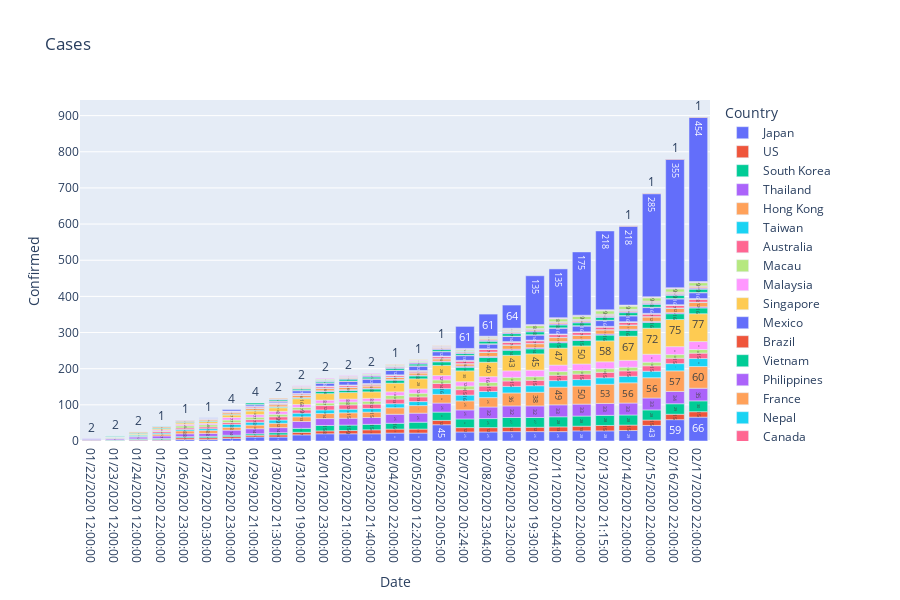

Notebook source saved alongside this figure:
### Code cell
fig = px.bar(bar_data1, x="Date", y="Confirmed", color='Country', text = 'Confirmed', orientation='v', height=600,
             title='Cases')
fig.show()

### Figure 1 — Plotly figure (JSON) as saved in the notebook; plotly's stock layout.template omitted (floating-point values rounded to 4 significant figures)
{"data": [{"alignmentgroup": "True", "hoverlabel": {"namelength": 0}, "hovertemplate": "Country=Japan<br>Date=%{x}<br>Confirmed=%{text}", "legendgroup": "Japan", "marker": {"color": "#636efa"}, "name": "Japan", "offsetgroup": "Japan", "orientation": "v", "showlegend": true, "text": [2, 1, 2, 2, 4, 4, 7, 11, 11, 17, 20, 20, 20, 22, 22, 45, 25, 25, 26, 26, 26, 28, 28, 29, 43, 59, 66], "textposition": "auto", "type": "bar", "x": ["01/22/2020 12:00:00", "01/23/2020 12:00:00", "01/24/2020 12:00:00", "01/25/2020 22:00:00", "01/26/2020 23:00:00", "01/27/2020 20:30:00", "01/28/2020 23:00:00", "01/29/2020 21:00:00", "01/30/2020 21:30:00", "01/31/2020 19:00:00", "02/01/2020 23:00:00", "02/02/2020 21:00:00", "02/03/2020 21:40:00", "02/04/2020 22:00:00", "02/05/2020 12:20:00", "02/06/2020 20:05:00", "02/07/2020 20:24:00", "02/08/2020 23:04:00", "02/09/2020 23:20:00", "02/10/2020 19:30:00", "02/11/2020 20:44:00", "02/12/2020 22:00:00", "02/13/2020 21:15:00", "02/14/2020 22:00:00", "02/15/2020 22:00:00", "02/16/2020 22:00:00", "02/17/2020 22:00:00"], "xaxis": "x", "y": [2, 1, 2, 2, 4, 4, 7, 11, 11, 17, 20, 20, 20, 22, 22, 45, 25, 25, 26, 26, 26, 28, 28, 29, 43, 59, 66], "yaxis": "y"}, {"alignmentgroup": "True", "hoverlabel": {"namelength": 0}, "hovertemplate": "Country=US<br>Date=%{x}<br>Confirmed=%{text}", "legendgroup": "US", "marker": {"color": "#EF553B"}, "name": "US", "offsetgroup": "US", "orientation": "v", "showlegend": true, "text": [1, 1, 2, 2, 5, 5, 5, 5, 6, 7, 8, 9, 11, 11, 11, 12, 12, 12, 12, 12, 13, 13, 15, 15, 15, 15, 15], "textposition": "auto", "type": "bar", "x": ["01/22/2020 12:00:00", "01/23/2020 12:00:00", "01/24/2020 12:00:00", "01/25/2020 22:00:00", "01/26/2020 23:00:00", "01/27/2020 20:30:00", "01/28/2020 23:00:00", "01/29/2020 21:00:00", "01/30/2020 21:30:00", "01/31/2020 19:00:00", "02/01/2020 23:00:00", "02/02/2020 21:00:00", "02/03/2020 21:40:00", "02/04/2020 22:00:00", "02/05/2020 12:20:00", "02/06/2020 20:05:00", "02/07/2020 20:24:00", "02/08/2020 23:04:00", "02/09/2020 23:20:00", "02/10/2020 19:30:00", "02/11/2020 20:44:00", "02/12/2020 22:00:00", "02/13/2020 21:15:00", "02/14/2020 22:00:00", "02/15/2020 22:00:00", "02/16/2020 22:00:00", "02/17/2020 22:00:00"], "xaxis": "x", "y": [1, 1, 2, 2, 5, 5, 5, 5, 6, 7, 8, 9, 11, 11, 11, 12, 12, 12, 12, 12, 13, 13, 15, 15, 15, 15, 15], "yaxis": "y"}, {"alignmentgroup": "True", "hoverlabel": {"namelength": 0}, "hovertemplate": "Country=South Korea<br>Date=%{x}<br>Confirmed=%{text}", "legendgroup": "South Korea", "marker": {"color": "#00cc96"}, "name": "South Korea", "offsetgroup": "South Korea", "orientation": "v", "showlegend": true, "text": [1, 1, 2, 3, 3, 4, 4, 4, 6, 11, 15, 15, 15, 16, 19, 23, 24, 25, 27, 27, 28, 28, 28, 28, 28, 29, 30], "textposition": "auto", "type": "bar", "x": ["01/22/2020 12:00:00", "01/23/2020 12:00:00", "01/24/2020 12:00:00", "01/25/2020 22:00:00", "01/26/2020 23:00:00", "01/27/2020 20:30:00", "01/28/2020 23:00:00", "01/29/2020 21:00:00", "01/30/2020 21:30:00", "01/31/2020 19:00:00", "02/01/2020 23:00:00", "02/02/2020 21:00:00", "02/03/2020 21:40:00", "02/04/2020 22:00:00", "02/05/2020 12:20:00", "02/06/2020 20:05:00", "02/07/2020 20:24:00", "02/08/2020 23:04:00", "02/09/2020 23:20:00", "02/10/2020 19:30:00", "02/11/2020 20:44:00", "02/12/2020 22:00:00", "02/13/2020 21:15:00", "02/14/2020 22:00:00", "02/15/2020 22:00:00", "02/16/2020 22:00:00", "02/17/2020 22:00:00"], "xaxis": "x", "y": [1, 1, 2, 3, 3, 4, 4, 4, 6, 11, 15, 15, 15, 16, 19, 23, 24, 25, 27, 27, 28, 28, 28, 28, 28, 29, 30], "yaxis": "y"}, {"alignmentgroup": "True", "hoverlabel": {"namelength": 0}, "hovertemplate": "Country=Thailand<br>Date=%{x}<br>Confirmed=%{text}", "legendgroup": "Thailand", "marker": {"color": "#ab63fa"}, "name": "Thailand", "offsetgroup": "Thailand", "orientation": "v", "showlegend": true, "text": [2, 3, 5, 7, 8, 8, 14, 14, 14, 19, 19, 19, 19, 25, 25, 25, 25, 32, 32, 32, 33, 33, 33, 33, 33, 34, 35], "textposition": "auto", "type": "bar", "x": ["01/22/2020 12:00:00", "01/23/2020 12:00:00", "01/24/2020 12:00:00", "01/25/2020 22:00:00", "01/26/2020 23:00:00", "01/27/2020 20:30:00", "01/28/2020 23:00:00", "01/29/2020 21:00:00", "01/30/2020 21:30:00", "01/31/2020 19:00:00", "02/01/2020 23:00:00", "02/02/2020 21:00:00", "02/03/2020 21:40:00", "02/04/2020 22:00:00", "02/05/2020 12:20:00", "02/06/2020 20:05:00", "02/07/2020 20:24:00", "02/08/2020 23:04:00", "02/09/2020 23:20:00", "02/10/2020 19:30:00", "02/11/2020 20:44:00", "02/12/2020 22:00:00", "02/13/2020 21:15:00", "02/14/2020 22:00:00", "02/15/2020 22:00:00", "02/16/2020 22:00:00", "02/17/2020 22:00:00"], "xaxis": "x", "y": [2, 3, 5, 7, 8, 8, 14, 14, 14, 19, 19, 19, 19, 25, 25, 25, 25, 32, 32, 32, 33, 33, 33, 33, 33, 34, 35], "yaxis": "y"}, {"alignmentgroup": "True", "hoverlabel": {"namelength": 0}, "hovertemplate": "Country=Hong Kong<br>Date=%{x}<br>Confirmed=%{text}", "legendgroup": "Hong Kong", "marker": {"color": "#FFA15A"}, "name": "Hong Kong", "offsetgroup": "Hong Kong", "orientation": "v", "showlegend": true, "text": [2, 2, 5, 8, 8, 8, 10, 12, 13, 14, 15, 15, 18, 21, 24, 25, 26, 36, 38, 49, 50, 53, 56, 56, 57, 60], "textposition": "auto", "type": "bar", "x": ["01/23/2020 12:00:00", "01/24/2020 12:00:00", "01/25/2020 22:00:00", "01/26/2020 23:00:00", "01/27/2020 20:30:00", "01/28/2020 23:00:00", "01/29/2020 21:00:00", "01/30/2020 21:30:00", "01/31/2020 19:00:00", "02/01/2020 23:00:00", "02/02/2020 21:00:00", "02/03/2020 21:40:00", "02/04/2020 22:00:00", "02/05/2020 12:20:00", "02/06/2020 20:05:00", "02/07/2020 20:24:00", "02/08/2020 23:04:00", "02/09/2020 23:20:00", "02/10/2020 19:30:00", "02/11/2020 20:44:00", "02/12/2020 22:00:00", "02/13/2020 21:15:00", "02/14/2020 22:00:00", "02/15/2020 22:00:00", "02/16/2020 22:00:00", "02/17/2020 22:00:00"], "xaxis": "x", "y": [2, 2, 5, 8, 8, 8, 10, 12, 13, 14, 15, 15, 18, 21, 24, 25, 26, 36, 38, 49, 50, 53, 56, 56, 57, 60], "yaxis": "y"}, {"alignmentgroup": "True", "hoverlabel": {"namelength": 0}, "hovertemplate": "Country=Taiwan<br>Date=%{x}<br>Confirmed=%{text}", "legendgroup": "Taiwan", "marker": {"color": "#19d3f3"}, "name": "Taiwan", "offsetgroup": "Taiwan", "orientation": "v", "showlegend": true, "text": [1, 3, 3, 4, 5, 8, 8, 9, 10, 10, 10, 10, 11, 11, 16, 16, 17, 18, 18, 18, 18, 18, 18, 18, 20, 22], "textposition": "auto", "type": "bar", "x": ["01/23/2020 12:00:00", "01/24/2020 12:00:00", "01/25/2020 22:00:00", "01/26/2020 23:00:00", "01/27/2020 20:30:00", "01/28/2020 23:00:00", "01/29/2020 21:00:00", "01/30/2020 21:30:00", "01/31/2020 19:00:00", "02/01/2020 23:00:00", "02/02/2020 21:00:00", "02/03/2020 21:40:00", "02/04/2020 22:00:00", "02/05/2020 12:20:00", "02/06/2020 20:05:00", "02/07/2020 20:24:00", "02/08/2020 23:04:00", "02/09/2020 23:20:00", "02/10/2020 19:30:00", "02/11/2020 20:44:00", "02/12/2020 22:00:00", "02/13/2020 21:15:00", "02/14/2020 22:00:00", "02/15/2020 22:00:00", "02/16/2020 22:00:00", "02/17/2020 22:00:00"], "xaxis": "x", "y": [1, 3, 3, 4, 5, 8, 8, 9, 10, 10, 10, 10, 11, 11, 16, 16, 17, 18, 18, 18, 18, 18, 18, 18, 20, 22], "yaxis": "y"}, {"alignmentgroup": "True", "hoverlabel": {"namelength": 0}, "hovertemplate": "Country=Australia<br>Date=%{x}<br>Confirmed=%{text}", "legendgroup": "Australia", "marker": {"color": "#FF6692"}, "name": "Australia", "offsetgroup": "Australia", "orientation": "v", "showlegend": true, "text": [0, 4, 4, 5, 5, 7, 9, 9, 12, 12, 12, 13, 13, 14, 15, 15, 15, 15, 15, 15, 15, 15, 15, 15, 15], "textposition": "auto", "type": "bar", "x": ["01/23/2020 12:00:00", "01/25/2020 22:00:00", "01/26/2020 23:00:00", "01/27/2020 20:30:00", "01/28/2020 23:00:00", "01/29/2020 21:00:00", "01/30/2020 21:30:00", "01/31/2020 19:00:00", "02/01/2020 23:00:00", "02/02/2020 21:00:00", "02/03/2020 21:40:00", "02/04/2020 22:00:00", "02/05/2020 12:20:00", "02/06/2020 20:05:00", "02/07/2020 20:24:00", "02/08/2020 23:04:00", "02/09/2020 23:20:00", "02/10/2020 19:30:00", "02/11/2020 20:44:00", "02/12/2020 22:00:00", "02/13/2020 21:15:00", "02/14/2020 22:00:00", "02/15/2020 22:00:00", "02/16/2020 22:00:00", "02/17/2020 22:00:00"], "xaxis": "x", "y": [0, 4, 4, 5, 5, 7, 9, 9, 12, 12, 12, 13, 13, 14, 15, 15, 15, 15, 15, 15, 15, 15, 15, 15, 15], "yaxis": "y"}, {"alignmentgroup": "True", "hoverlabel": {"namelength": 0}, "hovertemplate": "Country=Macau<br>Date=%{x}<br>Confirmed=%{text}", "legendgroup": "Macau", "marker": {"color": "#B6E880"}, "name": "Macau", "offsetgroup": "Macau", "orientation": "v", "showlegend": true, "text": [2, 2, 2, 6, 6, 7, 7, 7, 7, 7, 8, 8, 10, 10, 10, 10, 10, 10, 10, 10, 10, 10, 10, 10, 10, 10], "textposition": "auto", "type": "bar", "x": ["01/23/2020 12:00:00", "01/24/2020 12:00:00", "01/25/2020 22:00:00", "01/26/2020 23:00:00", "01/27/2020 20:30:00", "01/28/2020 23:00:00", "01/29/2020 21:00:00", "01/30/2020 21:30:00", "01/31/2020 19:00:00", "02/01/2020 23:00:00", "02/02/2020 21:00:00", "02/03/2020 21:40:00", "02/04/2020 22:00:00", "02/05/2020 12:20:00", "02/06/2020 20:05:00", "02/07/2020 20:24:00", "02/08/2020 23:04:00", "02/09/2020 23:20:00", "02/10/2020 19:30:00", "02/11/2020 20:44:00", "02/12/2020 22:00:00", "02/13/2020 21:15:00", "02/14/2020 22:00:00", "02/15/2020 22:00:00", "02/16/2020 22:00:00", "02/17/2020 22:00:00"], "xaxis": "x", "y": [2, 2, 2, 6, 6, 7, 7, 7, 7, 7, 8, 8, 10, 10, 10, 10, 10, 10, 10, 10, 10, 10, 10, 10, 10, 10], "yaxis": "y"}, {"alignmentgroup": "True", "hoverlabel": {"namelength": 0}, "hovertemplate": "Country=Malaysia<br>Date=%{x}<br>Confirmed=%{text}", "legendgroup": "Malaysia", "marker": {"color": "#FF97FF"}, "name": "Malaysia", "offsetgroup": "Malaysia", "orientation": "v", "showlegend": true, "text": [0, 3, 4, 4, 7, 7, 8, 8, 8, 8, 8, 10, 12, 12, 12, 16, 18, 18, 18, 18, 19, 19, 22, 22, 22], "textposition": "auto", "type": "bar", "x": ["01/23/2020 12:00:00", "01/25/2020 22:00:00", "01/26/2020 23:00:00", "01/27/2020 20:30:00", "01/28/2020 23:00:00", "01/29/2020 21:00:00", "01/30/2020 21:30:00", "01/31/2020 19:00:00", "02/01/2020 23:00:00", "02/02/2020 21:00:00", "02/03/2020 21:40:00", "02/04/2020 22:00:00", "02/05/2020 12:20:00", "02/06/2020 20:05:00", "02/07/2020 20:24:00", "02/08/2020 23:04:00", "02/09/2020 23:20:00", "02/10/2020 19:30:00", "02/11/2020 20:44:00", "02/12/2020 22:00:00", "02/13/2020 21:15:00", "02/14/2020 22:00:00", "02/15/2020 22:00:00", "02/16/2020 22:00:00", "02/17/2020 22:00:00"], "xaxis": "x", "y": [0, 3, 4, 4, 7, 7, 8, 8, 8, 8, 8, 10, 12, 12, 12, 16, 18, 18, 18, 18, 19, 19, 22, 22, 22], "yaxis": "y"}, {"alignmentgroup": "True", "hoverlabel": {"namelength": 0}, "hovertemplate": "Country=Singapore<br>Date=%{x}<br>Confirmed=%{text}", "legendgroup": "Singapore", "marker": {"color": "#FECB52"}, "name": "Singapore", "offsetgroup": "Singapore", "orientation": "v", "showlegend": true, "text": [1, 3, 3, 4, 5, 7, 10, 10, 16, 18, 18, 18, 24, 28, 28, 30, 40, 43, 45, 47, 50, 58, 67, 72, 75, 77], "textposition": "auto", "type": "bar", "x": ["01/23/2020 12:00:00", "01/24/2020 12:00:00", "01/25/2020 22:00:00", "01/26/2020 23:00:00", "01/27/2020 20:30:00", "01/28/2020 23:00:00", "01/29/2020 21:00:00", "01/30/2020 21:30:00", "01/31/2020 19:00:00", "02/01/2020 23:00:00", "02/02/2020 21:00:00", "02/03/2020 21:40:00", "02/04/2020 22:00:00", "02/05/2020 12:20:00", "02/06/2020 20:05:00", "02/07/2020 20:24:00", "02/08/2020 23:04:00", "02/09/2020 23:20:00", "02/10/2020 19:30:00", "02/11/2020 20:44:00", "02/12/2020 22:00:00", "02/13/2020 21:15:00", "02/14/2020 22:00:00", "02/15/2020 22:00:00", "02/16/2020 22:00:00", "02/17/2020 22:00:00"], "xaxis": "x", "y": [1, 3, 3, 4, 5, 7, 10, 10, 16, 18, 18, 18, 24, 28, 28, 30, 40, 43, 45, 47, 50, 58, 67, 72, 75, 77], "yaxis": "y"}, {"alignmentgroup": "True", "hoverlabel": {"namelength": 0}, "hovertemplate": "Country=Mexico<br>Date=%{x}<br>Confirmed=%{text}", "legendgroup": "Mexico", "marker": {"color": "#636efa"}, "name": "Mexico", "offsetgroup": "Mexico", "orientation": "v", "showlegend": true, "text": [0], "textposition": "auto", "type": "bar", "x": ["01/23/2020 12:00:00"], "xaxis": "x", "y": [0], "yaxis": "y"}, {"alignmentgroup": "True", "hoverlabel": {"namelength": 0}, "hovertemplate": "Country=Brazil<br>Date=%{x}<br>Confirmed=%{text}", "legendgroup": "Brazil", "marker": {"color": "#EF553B"}, "name": "Brazil", "offsetgroup": "Brazil", "orientation": "v", "showlegend": true, "text": [0], "textposition": "auto", "type": "bar", "x": ["01/23/2020 12:00:00"], "xaxis": "x", "y": [0], "yaxis": "y"}, {"alignmentgroup": "True", "hoverlabel": {"namelength": 0}, "hovertemplate": "Country=Vietnam<br>Date=%{x}<br>Confirmed=%{text}", "legendgroup": "Vietnam", "marker": {"color": "#00cc96"}, "name": "Vietnam", "offsetgroup": "Vietnam", "orientation": "v", "showlegend": true, "text": [2, 2, 2, 2, 2, 2, 2, 2, 2, 6, 6, 8, 8, 8, 10, 10, 13, 14, 14, 15, 15, 16, 16, 16, 16, 16], "textposition": "auto", "type": "bar", "x": ["01/23/2020 12:00:00", "01/24/2020 12:00:00", "01/25/2020 22:00:00", "01/26/2020 23:00:00", "01/27/2020 20:30:00", "01/28/2020 23:00:00", "01/29/2020 21:00:00", "01/30/2020 21:30:00", "01/31/2020 19:00:00", "02/01/2020 23:00:00", "02/02/2020 21:00:00", "02/03/2020 21:40:00", "02/04/2020 22:00:00", "02/05/2020 12:20:00", "02/06/2020 20:05:00", "02/07/2020 20:24:00", "02/08/2020 23:04:00", "02/09/2020 23:20:00", "02/10/2020 19:30:00", "02/11/2020 20:44:00", "02/12/2020 22:00:00", "02/13/2020 21:15:00", "02/14/2020 22:00:00", "02/15/2020 22:00:00", "02/16/2020 22:00:00", "02/17/2020 22:00:00"], "xaxis": "x", "y": [2, 2, 2, 2, 2, 2, 2, 2, 2, 6, 6, 8, 8, 8, 10, 10, 13, 14, 14, 15, 15, 16, 16, 16, 16, 16], "yaxis": "y"}, {"alignmentgroup": "True", "hoverlabel": {"namelength": 0}, "hovertemplate": "Country=Philippines<br>Date=%{x}<br>Confirmed=%{text}", "legendgroup": "Philippines", "marker": {"color": "#ab63fa"}, "name": "Philippines", "offsetgroup": "Philippines", "orientation": "v", "showlegend": true, "text": [0, 1, 1, 2, 2, 2, 2, 2, 2, 3, 3, 3, 3, 3, 3, 3, 3, 3, 3, 3], "textposition": "auto", "type": "bar", "x": ["01/23/2020 12:00:00", "01/30/2020 21:30:00", "01/31/2020 19:00:00", "02/01/2020 23:00:00", "02/02/2020 21:00:00", "02/03/2020 21:40:00", "02/04/2020 22:00:00", "02/05/2020 12:20:00", "02/06/2020 20:05:00", "02/07/2020 20:24:00", "02/08/2020 23:04:00", "02/09/2020 23:20:00", "02/10/2020 19:30:00", "02/11/2020 20:44:00", "02/12/2020 22:00:00", "02/13/2020 21:15:00", "02/14/2020 22:00:00", "02/15/2020 22:00:00", "02/16/2020 22:00:00", "02/17/2020 22:00:00"], "xaxis": "x", "y": [0, 1, 1, 2, 2, 2, 2, 2, 2, 3, 3, 3, 3, 3, 3, 3, 3, 3, 3, 3], "yaxis": "y"}, {"alignmentgroup": "True", "hoverlabel": {"namelength": 0}, "hovertemplate": "Country=France<br>Date=%{x}<br>Confirmed=%{text}", "legendgroup": "France", "marker": {"color": "#FFA15A"}, "name": "France", "offsetgroup": "France", "orientation": "v", "showlegend": true, "text": [2, 3, 3, 3, 4, 5, 5, 6, 6, 6, 6, 6, 6, 6, 6, 11, 11, 11, 11, 11, 11, 11, 12, 12, 12], "textposition": "auto", "type": "bar", "x": ["01/24/2020 12:00:00", "01/25/2020 22:00:00", "01/26/2020 23:00:00", "01/27/2020 20:30:00", "01/28/2020 23:00:00", "01/29/2020 21:00:00", "01/30/2020 21:30:00", "01/31/2020 19:00:00", "02/01/2020 23:00:00", "02/02/2020 21:00:00", "02/03/2020 21:40:00", "02/04/2020 22:00:00", "02/05/2020 12:20:00", "02/06/2020 20:05:00", "02/07/2020 20:24:00", "02/08/2020 23:04:00", "02/09/2020 23:20:00", "02/10/2020 19:30:00", "02/11/2020 20:44:00", "02/12/2020 22:00:00", "02/13/2020 21:15:00", "02/14/2020 22:00:00", "02/15/2020 22:00:00", "02/16/2020 22:00:00", "02/17/2020 22:00:00"], "xaxis": "x", "y": [2, 3, 3, 3, 4, 5, 5, 6, 6, 6, 6, 6, 6, 6, 6, 11, 11, 11, 11, 11, 11, 11, 12, 12, 12], "yaxis": "y"}, {"alignmentgroup": "True", "hoverlabel": {"namelength": 0}, "hovertemplate": "Country=Nepal<br>Date=%{x}<br>Confirmed=%{text}", "legendgroup": "Nepal", "marker": {"color": "#19d3f3"}, "name": "Nepal", "offsetgroup": "Nepal", "orientation": "v", "showlegend": true, "text": [1, 1, 1, 1, 1, 1, 1, 1, 1, 1, 1, 1, 1, 1, 1, 1, 1, 1, 1, 1, 1, 1, 1, 1], "textposition": "auto", "type": "bar", "x": ["01/25/2020 22:00:00", "01/26/2020 23:00:00", "01/27/2020 20:30:00", "01/28/2020 23:00:00", "01/29/2020 21:00:00", "01/30/2020 21:30:00", "01/31/2020 19:00:00", "02/01/2020 23:00:00", "02/02/2020 21:00:00", "02/03/2020 21:40:00", "02/04/2020 22:00:00", "02/05/2020 12:20:00", "02/06/2020 20:05:00", "02/07/2020 20:24:00", "02/08/2020 23:04:00", "02/09/2020 23:20:00", "02/10/2020 19:30:00", "02/11/2020 20:44:00", "02/12/2020 22:00:00", "02/13/2020 21:15:00", "02/14/2020 22:00:00", "02/15/2020 22:00:00", "02/16/2020 22:00:00", "02/17/2020 22:00:00"], "xaxis": "x", "y": [1, 1, 1, 1, 1, 1, 1, 1, 1, 1, 1, 1, 1, 1, 1, 1, 1, 1, 1, 1, 1, 1, 1, 1], "yaxis": "y"}, {"alignmentgroup": "True", "hoverlabel": {"namelength": 0}, "hovertemplate": "Country=Canada<br>Date=%{x}<br>Confirmed=%{text}", "legendgroup": "Canada", "marker": {"color": "#FF6692"}, "name": "Canada", "offsetgroup": "Canada", "orientation": "v", "showlegend": true, "text": [1, 1, 2, 3, 3, 3, 4, 4, 4, 4, 4, 5, 7, 7, 7, 7, 7, 7, 7, 7, 7, 7, 8], "textposition": "auto", "type": "bar", "x": ["01/26/2020 23:00:00", "01/27/2020 20:30:00", "01/28/2020 23:00:00", "01/29/2020 21:00:00", "01/30/2020 21:30:00", "01/31/2020 19:00:00", "02/01/2020 23:00:00", "02/02/2020 21:00:00", "02/03/2020 21:40:00", "02/04/2020 22:00:00", "02/05/2020 12:20:00", "02/06/2020 20:05:00", "02/07/2020 20:24:00", "02/08/2020 23:04:00", "02/09/2020 23:20:00", "02/10/2020 19:30:00", "02/11/2020 20:44:00", "02/12/2020 22:00:00", "02/13/2020 21:15:00", "02/14/2020 22:00:00", "02/15/2020 22:00:00", "02/16/2020 22:00:00", "02/17/2020 22:00:00"], "xaxis": "x", "y": [1, 1, 2, 3, 3, 3, 4, 4, 4, 4, 4, 5, 7, 7, 7, 7, 7, 7, 7, 7, 7, 7, 8], "yaxis": "y"}, {"alignmentgroup": "True", "hoverlabel": {"namelength": 0}, "hovertemplate": "Country=Cambodia<br>Date=%{x}<br>Confirmed=%{text}", "legendgroup": "Cambodia", "marker": {"color": "#B6E880"}, "name": "Cambodia", "offsetgroup": "Cambodia", "orientation": "v", "showlegend": true, "text": [1, 1, 1, 1, 1, 1, 1, 1, 1, 1, 1, 1, 1, 1, 1, 1, 1, 1, 1, 1, 1, 1], "textposition": "auto", "type": "bar", "x": ["01/27/2020 20:30:00", "01/28/2020 23:00:00", "01/29/2020 21:00:00", "01/30/2020 21:30:00", "01/31/2020 19:00:00", "02/01/2020 23:00:00", "02/02/2020 21:00:00", "02/03/2020 21:40:00", "02/04/2020 22:00:00", "02/05/2020 12:20:00", "02/06/2020 20:05:00", "02/07/2020 20:24:00", "02/08/2020 23:04:00", "02/09/2020 23:20:00", "02/10/2020 19:30:00", "02/11/2020 20:44:00", "02/12/2020 22:00:00", "02/13/2020 21:15:00", "02/14/2020 22:00:00", "02/15/2020 22:00:00", "02/16/2020 22:00:00", "02/17/2020 22:00:00"], "xaxis": "x", "y": [1, 1, 1, 1, 1, 1, 1, 1, 1, 1, 1, 1, 1, 1, 1, 1, 1, 1, 1, 1, 1, 1], "yaxis": "y"}, {"alignmentgroup": "True", "hoverlabel": {"namelength": 0}, "hovertemplate": "Country=Sri Lanka<br>Date=%{x}<br>Confirmed=%{text}", "legendgroup": "Sri Lanka", "marker": {"color": "#FF97FF"}, "name": "Sri Lanka", "offsetgroup": "Sri Lanka", "orientation": "v", "showlegend": true, "text": [1, 1, 1, 1, 1, 1, 1, 1, 1, 1, 1, 1, 1, 1, 1, 1, 1, 1, 1, 1, 1, 1], "textposition": "auto", "type": "bar", "x": ["01/27/2020 20:30:00", "01/28/2020 23:00:00", "01/29/2020 21:00:00", "01/30/2020 21:30:00", "01/31/2020 19:00:00", "02/01/2020 23:00:00", "02/02/2020 21:00:00", "02/03/2020 21:40:00", "02/04/2020 22:00:00", "02/05/2020 12:20:00", "02/06/2020 20:05:00", "02/07/2020 20:24:00", "02/08/2020 23:04:00", "02/09/2020 23:20:00", "02/10/2020 19:30:00", "02/11/2020 20:44:00", "02/12/2020 22:00:00", "02/13/2020 21:15:00", "02/14/2020 22:00:00", "02/15/2020 22:00:00", "02/16/2020 22:00:00", "02/17/2020 22:00:00"], "xaxis": "x", "y": [1, 1, 1, 1, 1, 1, 1, 1, 1, 1, 1, 1, 1, 1, 1, 1, 1, 1, 1, 1, 1, 1], "yaxis": "y"}, {"alignmentgroup": "True", "hoverlabel": {"namelength": 0}, "hovertemplate": "Country=Ivory Coast<br>Date=%{x}<br>Confirmed=%{text}", "legendgroup": "Ivory Coast", "marker": {"color": "#FECB52"}, "name": "Ivory Coast", "offsetgroup": "Ivory Coast", "orientation": "v", "showlegend": true, "text": [0], "textposition": "auto", "type": "bar", "x": ["01/27/2020 20:30:00"], "xaxis": "x", "y": [0], "yaxis": "y"}, {"alignmentgroup": "True", "hoverlabel": {"namelength": 0}, "hovertemplate": "Country=Germany<br>Date=%{x}<br>Confirmed=%{text}", "legendgroup": "Germany", "marker": {"color": "#636efa"}, "name": "Germany", "offsetgroup": "Germany", "orientation": "v", "showlegend": true, "text": [1, 4, 4, 4, 7, 8, 10, 12, 12, 12, 12, 13, 13, 14, 14, 16, 16, 16, 16, 16, 16, 16], "textposition": "auto", "type": "bar", "x": ["01/27/2020 20:30:00", "01/28/2020 23:00:00", "01/29/2020 21:00:00", "01/30/2020 21:30:00", "01/31/2020 19:00:00", "02/01/2020 23:00:00", "02/02/2020 21:00:00", "02/03/2020 21:40:00", "02/04/2020 22:00:00", "02/05/2020 12:20:00", "02/06/2020 20:05:00", "02/07/2020 20:24:00", "02/08/2020 23:04:00", "02/09/2020 23:20:00", "02/10/2020 19:30:00", "02/11/2020 20:44:00", "02/12/2020 22:00:00", "02/13/2020 21:15:00", "02/14/2020 22:00:00", "02/15/2020 22:00:00", "02/16/2020 22:00:00", "02/17/2020 22:00:00"], "xaxis": "x", "y": [1, 4, 4, 4, 7, 8, 10, 12, 12, 12, 12, 13, 13, 14, 14, 16, 16, 16, 16, 16, 16, 16], "yaxis": "y"}, {"alignmentgroup": "True", "hoverlabel": {"namelength": 0}, "hovertemplate": "Country=Finland<br>Date=%{x}<br>Confirmed=%{text}", "legendgroup": "Finland", "marker": {"color": "#EF553B"}, "name": "Finland", "offsetgroup": "Finland", "orientation": "v", "showlegend": true, "text": [1, 1, 1, 1, 1, 1, 1, 1, 1, 1, 1, 1, 1, 1, 1, 1, 1, 1, 1, 1], "textposition": "auto", "type": "bar", "x": ["01/29/2020 21:00:00", "01/30/2020 21:30:00", "01/31/2020 19:00:00", "02/01/2020 23:00:00", "02/02/2020 21:00:00", "02/03/2020 21:40:00", "02/04/2020 22:00:00", "02/05/2020 12:20:00", "02/06/2020 20:05:00", "02/07/2020 20:24:00", "02/08/2020 23:04:00", "02/09/2020 23:20:00", "02/10/2020 19:30:00", "02/11/2020 20:44:00", "02/12/2020 22:00:00", "02/13/2020 21:15:00", "02/14/2020 22:00:00", "02/15/2020 22:00:00", "02/16/2020 22:00:00", "02/17/2020 22:00:00"], "xaxis": "x", "y": [1, 1, 1, 1, 1, 1, 1, 1, 1, 1, 1, 1, 1, 1, 1, 1, 1, 1, 1, 1], "yaxis": "y"}, {"alignmentgroup": "True", "hoverlabel": {"namelength": 0}, "hovertemplate": "Country=United Arab Emirates<br>Date=%{x}<br>Confirmed=%{text}", "legendgroup": "United Arab Emirates", "marker": {"color": "#00cc96"}, "name": "United Arab Emirates", "offsetgroup": "United Arab Emirates", "orientation": "v", "showlegend": true, "text": [4, 4, 4, 4, 5, 5, 5, 5, 5, 5, 7, 7, 8, 8, 8, 8, 8, 8, 9, 9], "textposition": "auto", "type": "bar", "x": ["01/29/2020 21:00:00", "01/30/2020 21:30:00", "01/31/2020 19:00:00", "02/01/2020 23:00:00", "02/02/2020 21:00:00", "02/03/2020 21:40:00", "02/04/2020 22:00:00", "02/05/2020 12:20:00", "02/06/2020 20:05:00", "02/07/2020 20:24:00", "02/08/2020 23:04:00", "02/09/2020 23:20:00", "02/10/2020 19:30:00", "02/11/2020 20:44:00", "02/12/2020 22:00:00", "02/13/2020 21:15:00", "02/14/2020 22:00:00", "02/15/2020 22:00:00", "02/16/2020 22:00:00", "02/17/2020 22:00:00"], "xaxis": "x", "y": [4, 4, 4, 4, 5, 5, 5, 5, 5, 5, 7, 7, 8, 8, 8, 8, 8, 8, 9, 9], "yaxis": "y"}, {"alignmentgroup": "True", "hoverlabel": {"namelength": 0}, "hovertemplate": "Country=India<br>Date=%{x}<br>Confirmed=%{text}", "legendgroup": "India", "marker": {"color": "#ab63fa"}, "name": "India", "offsetgroup": "India", "orientation": "v", "showlegend": true, "text": [1, 1, 1, 2, 3, 3, 3, 3, 3, 3, 3, 3, 3, 3, 3, 3, 3, 3, 3], "textposition": "auto", "type": "bar", "x": ["01/30/2020 21:30:00", "01/31/2020 19:00:00", "02/01/2020 23:00:00", "02/02/2020 21:00:00", "02/03/2020 21:40:00", "02/04/2020 22:00:00", "02/05/2020 12:20:00", "02/06/2020 20:05:00", "02/07/2020 20:24:00", "02/08/2020 23:04:00", "02/09/2020 23:20:00", "02/10/2020 19:30:00", "02/11/2020 20:44:00", "02/12/2020 22:00:00", "02/13/2020 21:15:00", "02/14/2020 22:00:00", "02/15/2020 22:00:00", "02/16/2020 22:00:00", "02/17/2020 22:00:00"], "xaxis": "x", "y": [1, 1, 1, 2, 3, 3, 3, 3, 3, 3, 3, 3, 3, 3, 3, 3, 3, 3, 3], "yaxis": "y"}, {"alignmentgroup": "True", "hoverlabel": {"namelength": 0}, "hovertemplate": "Country=Italy<br>Date=%{x}<br>Confirmed=%{text}", "legendgroup": "Italy", "marker": {"color": "#FFA15A"}, "name": "Italy", "offsetgroup": "Italy", "orientation": "v", "showlegend": true, "text": [2, 2, 2, 2, 2, 2, 2, 2, 3, 3, 3, 3, 3, 3, 3, 3, 3, 3, 3], "textposition": "auto", "type": "bar", "x": ["01/30/2020 21:30:00", "01/31/2020 19:00:00", "02/01/2020 23:00:00", "02/02/2020 21:00:00", "02/03/2020 21:40:00", "02/04/2020 22:00:00", "02/05/2020 12:20:00", "02/06/2020 20:05:00", "02/07/2020 20:24:00", "02/08/2020 23:04:00", "02/09/2020 23:20:00", "02/10/2020 19:30:00", "02/11/2020 20:44:00", "02/12/2020 22:00:00", "02/13/2020 21:15:00", "02/14/2020 22:00:00", "02/15/2020 22:00:00", "02/16/2020 22:00:00", "02/17/2020 22:00:00"], "xaxis": "x", "y": [2, 2, 2, 2, 2, 2, 2, 2, 3, 3, 3, 3, 3, 3, 3, 3, 3, 3, 3], "yaxis": "y"}, {"alignmentgroup": "True", "hoverlabel": {"namelength": 0}, "hovertemplate": "Country=Sweden<br>Date=%{x}<br>Confirmed=%{text}", "legendgroup": "Sweden", "marker": {"color": "#19d3f3"}, "name": "Sweden", "offsetgroup": "Sweden", "orientation": "v", "showlegend": true, "text": [1, 1, 1, 1, 1, 1, 1, 1, 1, 1, 1, 1, 1, 1, 1, 1, 1, 1], "textposition": "auto", "type": "bar", "x": ["01/31/2020 19:00:00", "02/01/2020 23:00:00", "02/02/2020 21:00:00", "02/03/2020 21:40:00", "02/04/2020 22:00:00", "02/05/2020 12:20:00", "02/06/2020 20:05:00", "02/07/2020 20:24:00", "02/08/2020 23:04:00", "02/09/2020 23:20:00", "02/10/2020 19:30:00", "02/11/2020 20:44:00", "02/12/2020 22:00:00", "02/13/2020 21:15:00", "02/14/2020 22:00:00", "02/15/2020 22:00:00", "02/16/2020 22:00:00", "02/17/2020 22:00:00"], "xaxis": "x", "y": [1, 1, 1, 1, 1, 1, 1, 1, 1, 1, 1, 1, 1, 1, 1, 1, 1, 1], "yaxis": "y"}, {"alignmentgroup": "True", "hoverlabel": {"namelength": 0}, "hovertemplate": "Country=Spain<br>Date=%{x}<br>Confirmed=%{text}", "legendgroup": "Spain", "marker": {"color": "#FF6692"}, "name": "Spain", "offsetgroup": "Spain", "orientation": "v", "showlegend": true, "text": [1, 1, 1, 1, 1, 1, 1, 1, 1, 2, 2, 2, 2, 2, 2, 2, 2, 2], "textposition": "auto", "type": "bar", "x": ["01/31/2020 19:00:00", "02/01/2020 23:00:00", "02/02/2020 21:00:00", "02/03/2020 21:40:00", "02/04/2020 22:00:00", "02/05/2020 12:20:00", "02/06/2020 20:05:00", "02/07/2020 20:24:00", "02/08/2020 23:04:00", "02/09/2020 23:20:00", "02/10/2020 19:30:00", "02/11/2020 20:44:00", "02/12/2020 22:00:00", "02/13/2020 21:15:00", "02/14/2020 22:00:00", "02/15/2020 22:00:00", "02/16/2020 22:00:00", "02/17/2020 22:00:00"], "xaxis": "x", "y": [1, 1, 1, 1, 1, 1, 1, 1, 1, 2, 2, 2, 2, 2, 2, 2, 2, 2], "yaxis": "y"}, {"alignmentgroup": "True", "hoverlabel": {"namelength": 0}, "hovertemplate": "Country=UK<br>Date=%{x}<br>Confirmed=%{text}", "legendgroup": "UK", "marker": {"color": "#B6E880"}, "name": "UK", "offsetgroup": "UK", "orientation": "v", "showlegend": true, "text": [2, 2, 2, 2, 2, 2, 2, 3, 3, 3, 8, 8, 9, 9, 9, 9, 9, 9], "textposition": "auto", "type": "bar", "x": ["01/31/2020 19:00:00", "02/01/2020 23:00:00", "02/02/2020 21:00:00", "02/03/2020 21:40:00", "02/04/2020 22:00:00", "02/05/2020 12:20:00", "02/06/2020 20:05:00", "02/07/2020 20:24:00", "02/08/2020 23:04:00", "02/09/2020 23:20:00", "02/10/2020 19:30:00", "02/11/2020 20:44:00", "02/12/2020 22:00:00", "02/13/2020 21:15:00", "02/14/2020 22:00:00", "02/15/2020 22:00:00", "02/16/2020 22:00:00", "02/17/2020 22:00:00"], "xaxis": "x", "y": [2, 2, 2, 2, 2, 2, 2, 3, 3, 3, 8, 8, 9, 9, 9, 9, 9, 9], "yaxis": "y"}, {"alignmentgroup": "True", "hoverlabel": {"namelength": 0}, "hovertemplate": "Country=Russia<br>Date=%{x}<br>Confirmed=%{text}", "legendgroup": "Russia", "marker": {"color": "#FF97FF"}, "name": "Russia", "offsetgroup": "Russia", "orientation": "v", "showlegend": true, "text": [2, 2, 2, 2, 2, 2, 2, 2, 2, 2, 2, 2, 2, 2, 2, 2, 2, 2], "textposition": "auto", "type": "bar", "x": ["01/31/2020 19:00:00", "02/01/2020 23:00:00", "02/02/2020 21:00:00", "02/03/2020 21:40:00", "02/04/2020 22:00:00", "02/05/2020 12:20:00", "02/06/2020 20:05:00", "02/07/2020 20:24:00", "02/08/2020 23:04:00", "02/09/2020 23:20:00", "02/10/2020 19:30:00", "02/11/2020 20:44:00", "02/12/2020 22:00:00", "02/13/2020 21:15:00", "02/14/2020 22:00:00", "02/15/2020 22:00:00", "02/16/2020 22:00:00", "02/17/2020 22:00:00"], "xaxis": "x", "y": [2, 2, 2, 2, 2, 2, 2, 2, 2, 2, 2, 2, 2, 2, 2, 2, 2, 2], "yaxis": "y"}, {"alignmentgroup": "True", "hoverlabel": {"namelength": 0}, "hovertemplate": "Country=Belgium<br>Date=%{x}<br>Confirmed=%{text}", "legendgroup": "Belgium", "marker": {"color": "#FECB52"}, "name": "Belgium", "offsetgroup": "Belgium", "orientation": "v", "showlegend": true, "text": [1, 1, 1, 1, 1, 1, 1, 1, 1, 1, 1, 1, 1, 1], "textposition": "auto", "type": "bar", "x": ["02/04/2020 22:00:00", "02/05/2020 12:20:00", "02/06/2020 20:05:00", "02/07/2020 20:24:00", "02/08/2020 23:04:00", "02/09/2020 23:20:00", "02/10/2020 19:30:00", "02/11/2020 20:44:00", "02/12/2020 22:00:00", "02/13/2020 21:15:00", "02/14/2020 22:00:00", "02/15/2020 22:00:00", "02/16/2020 22:00:00", "02/17/2020 22:00:00"], "xaxis": "x", "y": [1, 1, 1, 1, 1, 1, 1, 1, 1, 1, 1, 1, 1, 1], "yaxis": "y"}, {"alignmentgroup": "True", "hoverlabel": {"namelength": 0}, "hovertemplate": "Country=Others<br>Date=%{x}<br>Confirmed=%{text}", "legendgroup": "Others", "marker": {"color": "#636efa"}, "name": "Others", "offsetgroup": "Others", "orientation": "v", "showlegend": true, "text": [61, 61, 64, 135, 135, 175, 218, 218, 285, 355, 454], "textposition": "auto", "type": "bar", "x": ["02/07/2020 20:24:00", "02/08/2020 23:04:00", "02/09/2020 23:20:00", "02/10/2020 19:30:00", "02/11/2020 20:44:00", "02/12/2020 22:00:00", "02/13/2020 21:15:00", "02/14/2020 22:00:00", "02/15/2020 22:00:00", "02/16/2020 22:00:00", "02/17/2020 22:00:00"], "xaxis": "x", "y": [61, 61, 64, 135, 135, 175, 218, 218, 285, 355, 454], "yaxis": "y"}, {"alignmentgroup": "True", "hoverlabel": {"namelength": 0}, "hovertemplate": "Country=Egypt<br>Date=%{x}<br>Confirmed=%{text}", "legendgroup": "Egypt", "marker": {"color": "#EF553B"}, "name": "Egypt", "offsetgroup": "Egypt", "orientation": "v", "showlegend": true, "text": [1, 1, 1, 1], "textposition": "auto", "type": "bar", "x": ["02/14/2020 22:00:00", "02/15/2020 22:00:00", "02/16/2020 22:00:00", "02/17/2020 22:00:00"], "xaxis": "x", "y": [1, 1, 1, 1], "yaxis": "y"}], "layout": {"barmode": "relative", "height": 600, "legend": {"title": {"text": "Country"}, "tracegroupgap": 0}, "title": {"text": "Cases"}, "xaxis": {"anchor": "y", "domain": [0, 1], "title": {"text": "Date"}}, "yaxis": {"anchor": "x", "domain": [0, 1], "title": {"text": "Confirmed"}}}}
